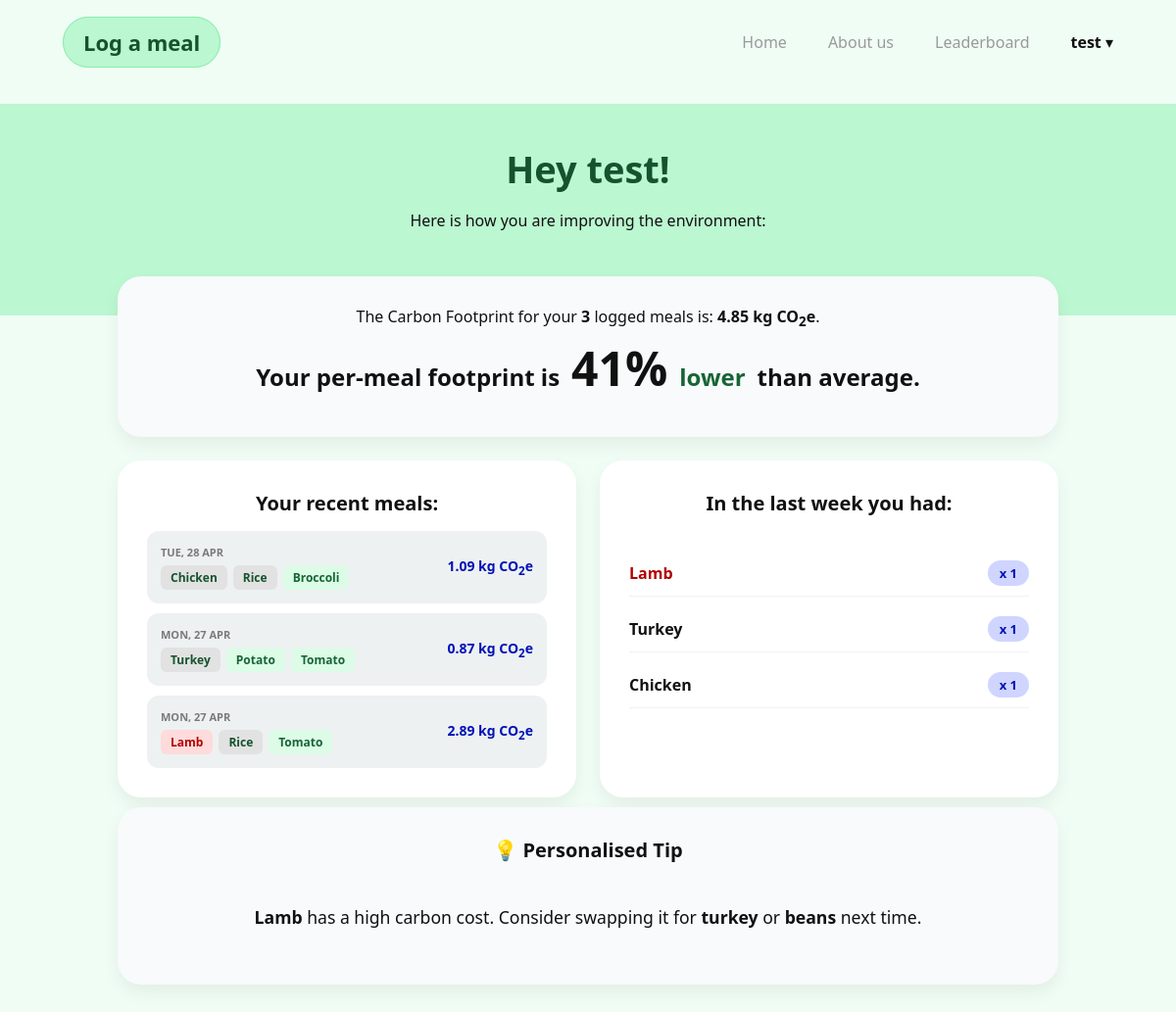
The page / (signed in) on the database its author committed.
### app/models.py (models this page shows, shortened)
class User(db.Model, UserMixin):
    __tablename__ = 'users'
    id: so.Mapped[int] = so.mapped_column(primary_key=True)
    username: so.Mapped[str] = so.mapped_column(sa.String(63), index=True, unique=True)
    email: so.Mapped[str] = so.mapped_column(sa.String(119), index=True, unique=True)
    password_hash: so.Mapped[Optional[str]] = so.mapped_column(sa.String(255))
    weekly_score: so.Mapped[int] = so.mapped_column(sa.Integer, index=True, default=0)
    meals: so.Mapped[list['Meal']] = so.relationship(back_populates='user')

class Meal(db.Model):
    id: so.Mapped[int] = so.mapped_column(primary_key=True)
    carb: so.Mapped[str] = so.mapped_column(sa.String(16))
    protein: so.Mapped[str] = so.mapped_column(sa.String(16))
    veg: so.Mapped[str] = so.mapped_column(sa.String(16))
    total_emissions: so.Mapped[float] = so.mapped_column(sa.Float, default=0)
    date_added: so.Mapped[str] = so.mapped_column(sa.Date, default=date.today())
    user_id: so.Mapped[int] = so.mapped_column(sa.ForeignKey(User.id), index=True)
    user: so.Mapped[User] = so.relationship(back_populates='meals')
    def get_qualitative_impact(self):
        if self.total_emissions < 0.5:
            qualitative_impact = "very_low"
        elif self.total_emissions < 1:
            qualitative_impact = "low"
        elif self.total_emissions < 2:
            qualitative_impact = "medium"
        elif self.total_emissions < 3:
            qualitative_impact = "high"
        else:
            qualitative_impact = "very_high"
        return qualitative_impact

### app/routes.py (the view)
@app.route("/", methods=["GET", "POST"])
def index():
    if current_user.is_authenticated:
        seven_days_ago = datetime.now().date() - timedelta(days=7)
        weekly_meals = [m for m in current_user.meals if m.date_added >= seven_days_ago]
        sorted_weekly_meals = sorted(weekly_meals, key=lambda x: x.id, reverse=True)
        tip_subset = sorted_weekly_meals[:7]
        tip_proteins = [m.protein.lower() for m in tip_subset]
        protein_count = {}
        weekly_total = 0
        for meal in weekly_meals:
            weekly_total += meal.total_emissions
            protein_count[meal.protein] = protein_count.get(meal.protein, 0) + 1
        sorted_protein_count = dict(
            sorted(protein_count.items(), key=lambda item: item[1],
                   reverse=True))  # just so it lists the protein count in the 'in the last week you had' in order of quantity (desc)
        num_meals = len(weekly_meals)
        comparison_delta = 0
        comparison_label = "lower"  # Default
        if num_meals > 0:
            user_avg_meal = weekly_total / num_meals
            global_avg_meal = 2.78
            raw_percent = (user_avg_meal / global_avg_meal) * 100
            comparison_delta = int(abs(100 - raw_percent))
            comparison_label = "higher" if raw_percent > 100 else "lower"
        return render_template("index.html",
                               meals_to_display=sorted_weekly_meals,
                               tip_proteins=tip_proteins,
                               protein_count=sorted_protein_count,
                               weekly_total=weekly_total,
                               num_meals=num_meals,
                               comparison_delta=comparison_delta,
                               comparison_label=comparison_label,
                               user_name=current_user.username)
    else:
        return render_template("LandingPage.html")

### app/models.py (called while the page is built)
@login.user_loader
def load_user(id):
    return db.session.get(User, int(id))

### app/templates/index.html (shortened to what this page needs)
{% extends "base.html" %}
{% block styles %}
<link rel="stylesheet" href="{{ url_for('static', filename='css/page_style.css') }}">
{% endblock %}
{% block content %}
<main class="dash">
    <section class="dash-hero">
        <h1 class="dash-title">{{"Hey " + user_name +"!" if user_name else "You are not logged in" }}</h1>
        <p class="dash-subtitle">Here is how you are improving the environment:</p>
    </section>
    <section class="stats">
        <div class="stat-card stat-card--full">
            <div class="dash-subtitle">
                The Carbon Footprint for your <strong>{{ num_meals }}</strong> logged meals is: <strong>{{
                weekly_total|round(2) }} kg
                CO<sub>2</sub>e</strong>.
            </div>
            <div class="comparison-display">
                <span class="comparison-label">Your per-meal footprint is</span>
                <span class="comparison-value">{{ comparison_delta }}%</span>
                <span class="comparison-label {% if comparison_label == 'higher' %}text-red{% else %}text-green{% endif %}">
        {{ comparison_label }}
    </span>
                <span class="comparison-label">than average.</span>
            </div>
        </div>
        <div class="stat-card">
            <div class="stat-title">Your recent meals:</div>
            <div class="history-list">
                {% set high_impact = ['beef', 'lamb', 'shrimp'] %}
                {% set low_impact = ['tofu', 'lentils', 'chickpeas', 'beans', 'bread', 'potato', 'pasta', 'oats',
                'carrot', 'broccoli', 'tomato', 'onion'] %}
                {% for meal in meals_to_display %}
                <div class="history-item">
                    <div class="history-left">
                        <div class="history-date">{{ meal.date_added.strftime('%a, %d %b') }}</div>
                        <div class="history-ingredients">
                            <span class="ing-tag {% if meal.protein in high_impact %}ing-tag--high{% elif meal.protein in low_impact %}ing-tag--low{% endif %}">
                                {{ meal.protein }}
                            </span>
                            <span class="ing-tag {% if meal.carb in high_impact %}ing-tag--high{% elif meal.carb in low_impact %}ing-tag--low{% endif %}">
                                {{ meal.carb }}
                            </span>
                            <span class="ing-tag {% if meal.veg in high_impact %}ing-tag--high{% elif meal.veg in low_impact %}ing-tag--low{% endif %}">
                                {{ meal.veg }}
                            </span>
                        </div>
                    </div>
                    <div class="history-emission {% if meal.get_qualitative_impact() in ['high', 'very_high'] %}history-emission--high{% endif %}">
                        {{ meal.total_emissions|round(2) }} kg CO<sub>2</sub>e
                    </div>
                </div>
                {% else %}
                <div class="stat-label" style="margin-top: 10px;">You haven't logged any meals yet!</div>
                {% endfor %}
            </div>
        </div>
        <div class="stat-card stat-card--right">
            <div class="stat-title">In the last week you had:</div>
            <div class="freq-container">
                <div class="freq-list">
                    {% for k, v in protein_count.items() %}
                    <div class="freq-item">
                        <div class="freq-name {% if k in high_impact %}freq-name--high{% endif %}">
                            {{ k }}
                        </div>
                        <div class="freq-count">x {{ v }}</div>
                    </div>
                    {% else %}
                    <div class="stat-label" style="margin-top: 10px;">No data to display.</div>
                    {% endfor %}
                </div>
            </div>
        </div>
    </section>
    <section class="stats">
        <div class="stat-card stat-card--full" style="margin-top: 20px;">
            <div class="stat-title" style="text-align: center;">💡 Personalised Tip</div>
            <div class="tip-content" style="text-align: center; font-size: 1.1rem; padding: 10px 0;">
                {% if "beef" in tip_proteins %}
                <p>Reducing <strong>beef</strong> is the fastest way to lower your footprint. Try a
                    <strong>pork</strong> or <strong>lentil</strong> alternative!</p>
                {% elif "lamb" in tip_proteins %}
                <p><strong>Lamb</strong> has a high carbon cost. Consider swapping it for <strong>turkey</strong> or
                    <strong>beans</strong> next time.</p>
                {% elif "shrimp" in tip_proteins %}
                <p>Farmed <strong>shrimp</strong> can have a high impact. Have you tried <strong>wild-caught
                    fish</strong> or <strong>tofu</strong>?</p>
                {% elif "pork" in tip_proteins %}
                <p>You're doing great! Swapping <strong>pork</strong> for <strong>chickpeas</strong> or
                    <strong>tofu</strong> would lower your impact even further.</p>
                {% else %}
                <p><strong>Excellent work!</strong> Your current meal choices have a very low environmental impact. Keep
                    it up!</p>
                {% endif %}
            </div>
        </div>
    </section>
</main>
{% endblock %}

### app/templates/base.html (shortened to what this page needs)
<!DOCTYPE html>
<html lang="en">
<head>
    <link rel="stylesheet" href="{{ url_for('static', filename='css/style.css') }}">
    {% block styles %}{% endblock %}
</head>
<body>
<header class="nav">
    <div class="nav-inner">
        <div class="nav-brand">
            {% if current_user.is_authenticated %}
            <a href="{{ url_for('log_meal') }}">Log a meal</a>
            {% else %}
            <a href="#" class="nav-link--disabled">Log a meal</a>
            {% endif %}
        </div>
        <nav class="nav-links">
            <a href="{{ url_for('index') }}">Home</a>
            <a href="{{ url_for('about') }}">About us</a>
            {% if current_user.is_authenticated %}
            <a href="{{ url_for('leaderboard') }}">Leaderboard</a>
            <div class="nav-user-dropdown">
                <button class="dropdown-trigger">
                    <strong>{{ current_user.username }}</strong> ▾
                </button>
            </div>
            {% else %}
            <a href="{{ url_for('login') }}">Login</a>
            <a href="{{ url_for('signup') }}" class="nav-cta">Sign Up</a>
            {% endif %}
        </nav>
    </div>
</header>
{% block content %}
{% endblock %}
</body>
</html>

### app/static/css/style.css (style rules this page uses)
*, *::before, *::after { box-sizing: border-box; }
:root { --bg-main: #ffffff; --bg-page: #eef1f1; --lavender: #cfd5ff; --blue-primary: #0b3dff; --blue-dark: #0013b8; --text-main: #111111; --text-muted: #7a7a7a; --text-nav: #9a9a9a; --card-bg: #ffffff; --shadow-sm: 0 8px 18px rgba(0, 0, 0, 0.06); --container-max: 1120px; --text-danger: #b30000; --bg-danger: #ffdbdb; --text-success: #166534; --bg-success: #dcfce7; }
body { margin: 0; font-family: system-ui, -apple-system, sans-serif; background: var(--bg-main); color: var(--text-main); }
.nav-inner { max-width: var(--container-max); margin: 0 auto; padding: 22px 24px; display: flex; align-items: center; justify-content: space-between; }
.nav-brand a { text-decoration: none; color: #14532d; font-weight: 700; font-size: 22px; padding: 10px 20px; border-radius: 999px; background: #bbf7d0; border: 1px solid #86efac; transition: all 0.2s ease; }
.nav-links { list-style: none; display: flex; align-items: center; gap: 42px; }
.nav-links a { text-decoration: none; color: var(--text-nav); font-weight: 500; }
.nav-user-dropdown { position: relative; display: inline-block; }
.dropdown-trigger { background: none; border: none; color: var(--text-main); font-size: 16px; cursor: pointer; padding: 10px 0; font-family: inherit; }
.nav-user-dropdown::after { content: ""; position: absolute; top: 100%; left: 0; width: 100%; height: 15px; }

### rows shown on the page
User: username "test", username "Hey test!"
Meal: date_added "TUE, 28 APR", protein "Chicken", carb "Rice", veg "Broccoli", total_emissions "1.09", v "1"
Meal: date_added "MON, 27 APR", protein "Turkey", carb "Potato", veg "Tomato", total_emissions "0.87", v "1"
Meal: date_added "MON, 27 APR", protein "Lamb", carb "Rice", veg "Tomato", total_emissions "2.89", v "1"

### other values the page prints
{{ num_meals }} "3"
{{ weekly_total|round(2) }} "4.85"
{{ comparison_delta }} "41"
{{ comparison_label }} "lower"
